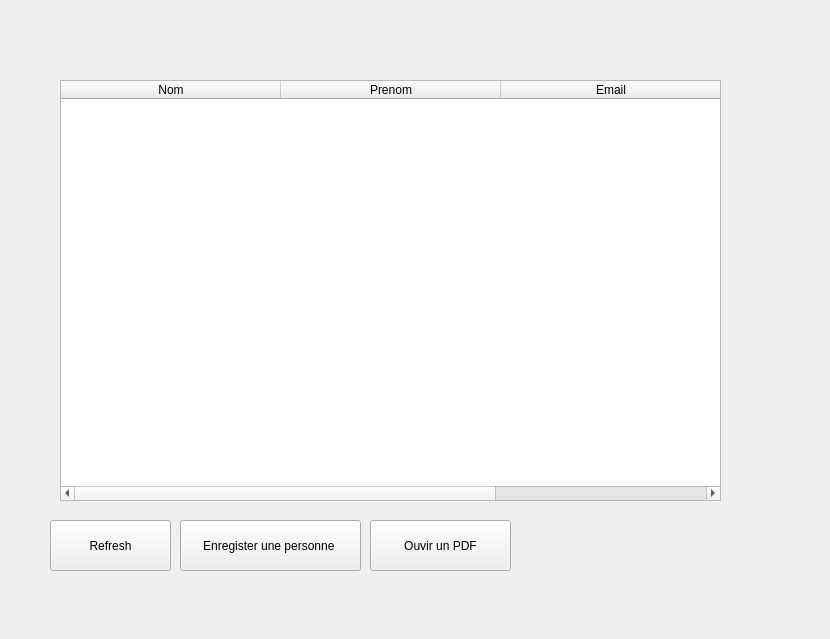
<?xml version="1.0" encoding="UTF-8"?>
<ui version="4.0">
 <class>MainWindow</class>
 <widget class="QMainWindow" name="MainWindow">
  <property name="geometry">
   <rect>
    <x>0</x>
    <y>0</y>
    <width>830</width>
    <height>639</height>
   </rect>
  </property>
  <property name="windowTitle">
   <string>MainWindow</string>
  </property>
  <widget class="QWidget" name="centralwidget">
   <widget class="QStackedWidget" name="stackedWidget">
    <property name="geometry">
     <rect>
      <x>0</x>
      <y>0</y>
      <width>831</width>
      <height>651</height>
     </rect>
    </property>
    <property name="currentIndex">
     <number>0</number>
    </property>
    <widget class="QWidget" name="page">
     <widget class="QLabel" name="label">
      <property name="geometry">
       <rect>
        <x>0</x>
        <y>0</y>
        <width>831</width>
        <height>641</height>
       </rect>
      </property>
      <property name="text">
       <string/>
      </property>
      <property name="pixmap">
       <pixmap resource="../resource.qrc">:/images/Static/wallpaper.webp</pixmap>
      </property>
      <property name="scaledContents">
       <bool>true</bool>
      </property>
     </widget>
     <widget class="QTableWidget" name="tableWidget">
      <property name="geometry">
       <rect>
        <x>60</x>
        <y>80</y>
        <width>661</width>
        <height>421</height>
       </rect>
      </property>
      <attribute name="horizontalHeaderCascadingSectionResizes">
       <bool>false</bool>
      </attribute>
      <attribute name="horizontalHeaderDefaultSectionSize">
       <number>220</number>
      </attribute>
      <attribute name="horizontalHeaderShowSortIndicator" stdset="0">
       <bool>false</bool>
      </attribute>
      <attribute name="horizontalHeaderStretchLastSection">
       <bool>false</bool>
      </attribute>
      <column>
       <property name="text">
        <string>Nom</string>
       </property>
      </column>
      <column>
       <property name="text">
        <string>Prenom</string>
       </property>
      </column>
      <column>
       <property name="text">
        <string>Email</string>
       </property>
      </column>
     </widget>
     <widget class="QPushButton" name="refresh_btn">
      <property name="geometry">
       <rect>
        <x>50</x>
        <y>520</y>
        <width>121</width>
        <height>51</height>
       </rect>
      </property>
      <property name="text">
       <string>Refresh</string>
      </property>
     </widget>
     <widget class="QPushButton" name="register_btn">
      <property name="geometry">
       <rect>
        <x>180</x>
        <y>520</y>
        <width>181</width>
        <height>51</height>
       </rect>
      </property>
      <property name="text">
       <string>Enregister une personne </string>
      </property>
     </widget>
     <widget class="QPushButton" name="open_pdf_btn">
      <property name="geometry">
       <rect>
        <x>370</x>
        <y>520</y>
        <width>141</width>
        <height>51</height>
       </rect>
      </property>
      <property name="text">
       <string>Ouvir un PDF</string>
      </property>
     </widget>
    </widget>
    <widget class="QWidget" name="page_2">
     <widget class="QLabel" name="label_2">
      <property name="geometry">
       <rect>
        <x>0</x>
        <y>0</y>
        <width>831</width>
        <height>641</height>
       </rect>
      </property>
      <property name="text">
       <string/>
      </property>
      <property name="pixmap">
       <pixmap resource="../resource.qrc">:/images/Static/wallpaper.webp</pixmap>
      </property>
      <property name="scaledContents">
       <bool>true</bool>
      </property>
     </widget>
     <widget class="QFrame" name="frame">
      <property name="geometry">
       <rect>
        <x>230</x>
        <y>40</y>
        <width>371</width>
        <height>551</height>
       </rect>
      </property>
      <property name="styleSheet">
       <string notr="true">background-color: #C2DFFF;</string>
      </property>
      <property name="frameShape">
       <enum>QFrame::StyledPanel</enum>
      </property>
      <property name="frameShadow">
       <enum>QFrame::Raised</enum>
      </property>
      <widget class="QLabel" name="label_3">
       <property name="geometry">
        <rect>
         <x>100</x>
         <y>20</y>
         <width>171</width>
         <height>51</height>
        </rect>
       </property>
       <property name="styleSheet">
        <string notr="true">font: 20pt &quot;Avenir&quot;;
</string>
       </property>
       <property name="text">
        <string>&lt;html&gt;&lt;head/&gt;&lt;body&gt;&lt;p align=&quot;center&quot;&gt;&lt;span style=&quot; text-decoration: underline;&quot;&gt;S'Inscrire &lt;/span&gt;&lt;/p&gt;&lt;/body&gt;&lt;/html&gt;</string>
       </property>
      </widget>
      <widget class="QLineEdit" name="nom">
       <property name="geometry">
        <rect>
         <x>20</x>
         <y>100</y>
         <width>331</width>
         <height>41</height>
        </rect>
       </property>
       <property name="styleSheet">
        <string notr="true">background-color: rgb(255, 255, 255);</string>
       </property>
       <property name="placeholderText">
        <string>Nom</string>
       </property>
      </widget>
      <widget class="QLineEdit" name="prenom">
       <property name="geometry">
        <rect>
         <x>20</x>
         <y>180</y>
         <width>331</width>
         <height>41</height>
        </rect>
       </property>
       <property name="styleSheet">
        <string notr="true">background-color: rgb(255, 255, 255);</string>
       </property>
       <property name="placeholderText">
        <string>Prenom</string>
       </property>
      </widget>
      <widget class="QLineEdit" name="email">
       <property name="geometry">
        <rect>
         <x>20</x>
         <y>260</y>
         <width>331</width>
         <height>41</height>
        </rect>
       </property>
       <property name="styleSheet">
        <string notr="true">background-color: rgb(255, 255, 255);</string>
       </property>
       <property name="placeholderText">
        <string>Email</string>
       </property>
      </widget>
      <widget class="QLineEdit" name="mdp">
       <property name="geometry">
        <rect>
         <x>20</x>
         <y>340</y>
         <width>331</width>
         <height>41</height>
        </rect>
       </property>
       <property name="styleSheet">
        <string notr="true">background-color: rgb(255, 255, 255);</string>
       </property>
       <property name="echoMode">
        <enum>QLineEdit::Password</enum>
       </property>
       <property name="placeholderText">
        <string>Mot de passe </string>
       </property>
      </widget>
      <widget class="QLineEdit" name="cmdp">
       <property name="geometry">
        <rect>
         <x>20</x>
         <y>420</y>
         <width>331</width>
         <height>41</height>
        </rect>
       </property>
       <property name="styleSheet">
        <string notr="true">background-color: rgb(255, 255, 255);</string>
       </property>
       <property name="echoMode">
        <enum>QLineEdit::Password</enum>
       </property>
       <property name="placeholderText">
        <string>Confirmez le mot de passe</string>
       </property>
      </widget>
      <widget class="QPushButton" name="saveuser_btn">
       <property name="geometry">
        <rect>
         <x>110</x>
         <y>490</y>
         <width>161</width>
         <height>41</height>
        </rect>
       </property>
       <property name="styleSheet">
        <string notr="true">QPushButton{
background-color:rgb(255,255,255)
}</string>
       </property>
       <property name="text">
        <string>Enregister</string>
       </property>
      </widget>
     </widget>
    </widget>
   </widget>
  </widget>
 </widget>
 <resources>
  <include location="../resource.qrc"/>
 </resources>
 <connections/>
</ui>
